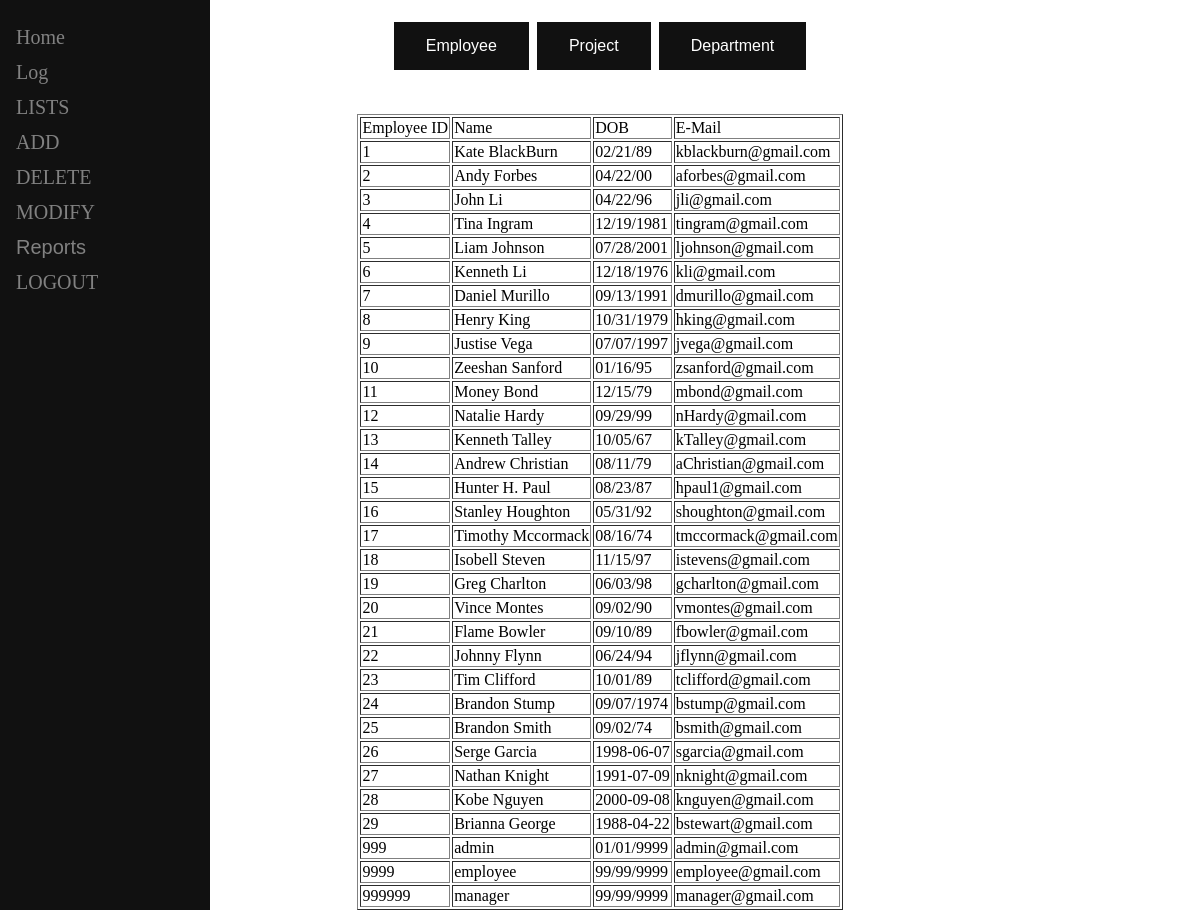
Page /phpfiles/Admin_EmployeeQuery.php (signed in) on the committed database.
### tables this page shows
CREATE TABLE `employee` (
  `Employee_id` int(11) NOT NULL,
  `Name` text,
  `Date` varchar(45) DEFAULT NULL,
  `Clock_in` timestamp NULL DEFAULT NULL,
  `Clock_out` timestamp NULL DEFAULT NULL,
  `Status` text NOT NULL,
  `Total_hours` float DEFAULT NULL,
  `Address` text,
  `Departments_Department_number` int(11) NOT NULL,
  `project_project_id` int(11) DEFAULT NULL
);

### phpfiles/Admin_EmployeeQuery.php (the view, shortened to what this page needs)
<html>
<head>
<div class="sidenav">
    <a href="Admin_home.php">Home</a>
    <a href="Admin_Log.php">Log</a>
    <a href="Admin_list.php">LISTS</a>
    <a href="Admin_Add.php">ADD</a>
    <a href="Admin_Delete.php">DELETE</a>
    <a href="Admin_Modify.php">MODIFY</a>
    <button class="dropdown-btn">Reports
    </button>
    <a href="logout1.php">LOGOUT</a>
</div>
<div class="wrapper">
    <div class="container">
        <div class="top">
        <a href="Admin_EmployeeQuery.php"><button class="button button1">Employee</button></a>
        <a href="Admin_ProjectQuery.php"><button class="button button1">Project</button></a>
        <a href="Admin_DepartmentQuery.php"><button class="button button1">Department</button></a>
        </div>
    </div>
    <div class="container">
        <div class="bottom">
<?php
$port = $_SERVER['WEBSITE_MYSQL_PORT'];
$host = "localhost:$port";
$username = "azure";
$password = "6#vWHD_$";
$db_name = "localdb";
$mysqli = new mysqli($host,$username,$password,$db_name);
    $sql2 = "SELECT Employee_id, Name, Date, Address FROM employee";
        $result2 = mysqli_query($mysqli,$sql2);
        echo "<br>";
        echo "<table border='1'>";
        echo "<td>" .'Employee ID'."</td>";
        echo "<td>" .'Name'. "</td>";
        echo "<td>" .'DOB'. "</td>";
        echo "<td>" .'E-Mail'. "</td>";
        while($row = mysqli_fetch_assoc($result2)){
            echo "<tr>";
            foreach($row as $field => $value){
            echo "<td>".$value."</td>";
            }
            echo "</tr>";
        }
        echo "</table>";
?>
        </div>
    </div>
</div>
</head>
</html>

### phpfiles/Admin_EmployeeQuery.php (style rules this page uses)
.container { display: flex; align-items: center; justify-content: center; height: 70px; }
.button { border: none; color: white; padding: 15px 32px; text-align: center; text-decoration: none; display: inline-block; font-size:16px; margin: 4px 2px; cursor: pointer; }
.button1 { background-color: #111; }
.top { display: table-row; height: 50px; }
.bottom { display: table-row; height:50%; }
.wrapper { display: table; height: 100%; width: 100%; }
.sidenav { height: 100%; width: 210px; position: fixed; z-index: 1; top: 0; left: 0; background-color: #111; overflow-x: hidden; padding-top: 20px; }
.sidenav a, .dropdown-btn { padding: 6px 8px 6px 16px; text-decoration: none; font-size: 20px; color: #818181; display: block; border: none; background: none; width:100%; text-align: left; cursor: pointer; outline: none; }

### rows in the picture
employee: Employee_id "1", Name "Kate BlackBurn", Date "02/21/89", Address "kblackburn@gmail.com"
employee: Employee_id "2", Name "Andy Forbes", Date "04/22/00", Address "aforbes@gmail.com"
employee: Employee_id "3", Name "John Li", Date "04/22/96", Address "jli@gmail.com"
employee: Employee_id "4", Name "Tina Ingram", Date "12/19/1981", Address "tingram@gmail.com"
employee: Employee_id "5", Name "Liam Johnson", Date "07/28/2001", Address "ljohnson@gmail.com"
employee: Employee_id "6", Name "Kenneth Li", Date "12/18/1976", Address "kli@gmail.com"
employee: Employee_id "7", Name "Daniel Murillo", Date "09/13/1991", Address "dmurillo@gmail.com"
employee: Employee_id "8", Name "Henry King", Date "10/31/1979", Address "hking@gmail.com"
employee: Employee_id "9", Name "Justise Vega", Date "07/07/1997", Address "jvega@gmail.com"
employee: Employee_id "10", Name "Zeeshan Sanford", Date "01/16/95", Address "zsanford@gmail.com"
employee: Employee_id "11", Name "Money Bond", Date "12/15/79", Address "mbond@gmail.com"
employee: Employee_id "12", Name "Natalie Hardy", Date "09/29/99", Address "nHardy@gmail.com"
employee: Employee_id "13", Name "Kenneth Talley", Date "10/05/67", Address "kTalley@gmail.com"
employee: Employee_id "14", Name "Andrew Christian", Date "08/11/79", Address "aChristian@gmail.com"
employee: Employee_id "15", Name "Hunter H. Paul", Date "08/23/87", Address "hpaul1@gmail.com"
employee: Employee_id "16", Name "Stanley Houghton", Date "05/31/92", Address "shoughton@gmail.com"
employee: Employee_id "17", Name "Timothy Mccormack", Date "08/16/74", Address "tmccormack@gmail.com"
employee: Employee_id "18", Name "Isobell Steven", Date "11/15/97", Address "istevens@gmail.com"
employee: Employee_id "19", Name "Greg Charlton", Date "06/03/98", Address "gcharlton@gmail.com"
employee: Employee_id "20", Name "Vince Montes", Date "09/02/90", Address "vmontes@gmail.com"
employee: Employee_id "21", Name "Flame Bowler", Date "09/10/89", Address "fbowler@gmail.com"
employee: Employee_id "22", Name "Johnny Flynn", Date "06/24/94", Address "jflynn@gmail.com"
employee: Employee_id "23", Name "Tim Clifford", Date "10/01/89", Address "tclifford@gmail.com"
employee: Employee_id "24", Name "Brandon Stump", Date "09/07/1974", Address "bstump@gmail.com"
employee: Employee_id "25", Name "Brandon Smith", Date "09/02/74", Address "bsmith@gmail.com"
employee: Employee_id "26", Name "Serge Garcia", Date "1998-06-07", Address "sgarcia@gmail.com"
employee: Employee_id "27", Name "Nathan Knight", Date "1991-07-09", Address "nknight@gmail.com"
employee: Employee_id "28", Name "Kobe Nguyen", Date "2000-09-08", Address "knguyen@gmail.com"
employee: Employee_id "29", Name "Brianna George", Date "1988-04-22", Address "bstewart@gmail.com"
employee: Employee_id "999", Name "admin", Date "01/01/9999", Address "admin@gmail.com"
employee: Employee_id "9999", Name "employee", Date "99/99/9999", Address "employee@gmail.com"
employee: Employee_id "999999", Name "manager", Date "99/99/9999", Address "manager@gmail.com"
